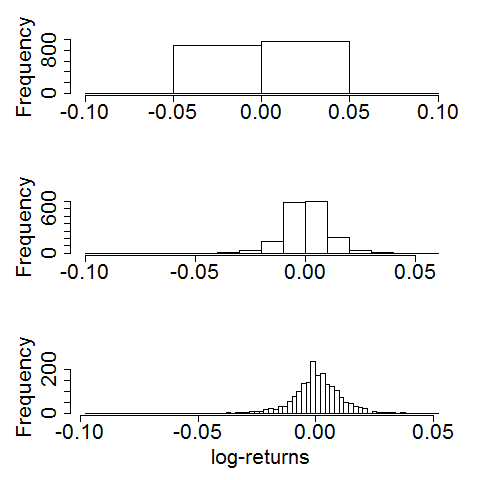

The script that drew this image:
graphics.off()
require(datasets)

# compute log returns for DAX index
r.dax = diff(log(EuStockMarkets[, 1]))

# axes scales
xscale = c(-0.06, 0.06)
yscale = c(-0.06, 0.06)

# name of the graph and label of x
nameChart = "BCS_HistBinSizes.pdf"
xlabels = "log-returns"

# plot the histograms for different bin sizes
par(mar = par()$mar + c(0, 1.5, -1, 0.1), mfrow = c(3, 1), cex.lab = 2, cex.axis = 2, no.readonly = T)
hist(r.dax, breaks = 5, main = NULL, xlab = NULL)
hist(r.dax, breaks = 20, main = NULL, xlab = NULL)
hist(r.dax, breaks = 100, main = NULL, xlab = xlabels) 
 TRUE
